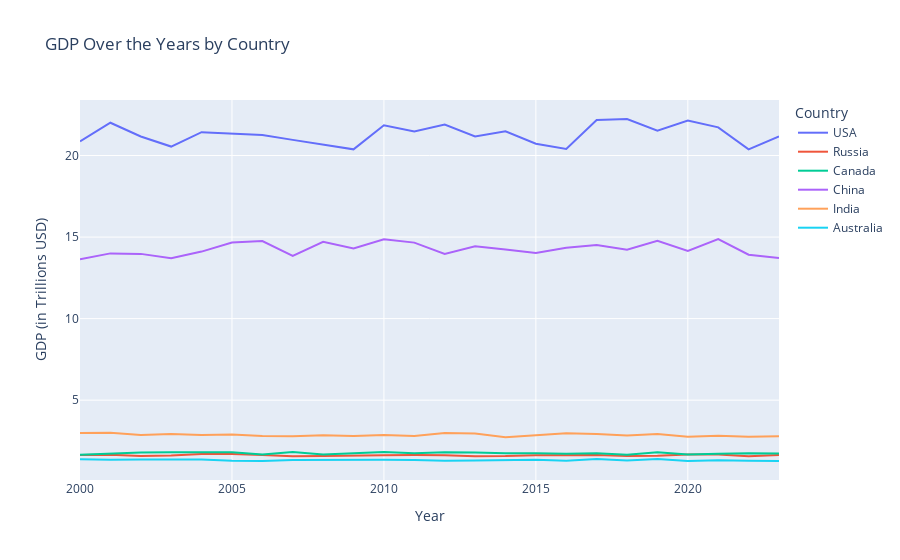

The cell this chart's notebook holds for it:
### Code cell
fig = px.line(df, x='Year', y='GDP (in Trillions USD)', color='Country', title='GDP Over the Years by Country')
fig.show()

### Figure 1 — Plotly figure (JSON) as saved in the notebook; plotly's stock layout.template omitted (floating-point values rounded to 4 significant figures)
{"data": [{"hovertemplate": "Country=USA<br>Year=%{x}<br>GDP (in Trillions USD)=%{y}<extra></extra>", "legendgroup": "USA", "line": {"color": "#636efa", "dash": "solid"}, "marker": {"symbol": "circle"}, "mode": "lines", "name": "USA", "orientation": "v", "showlegend": true, "type": "scatter", "x": [2000, 2001, 2002, 2003, 2004, 2005, 2006, 2007, 2008, 2009, 2010, 2011, 2012, 2013, 2014, 2015, 2016, 2017, 2018, 2019, 2020, 2021, 2022, 2023], "xaxis": "x", "y": [20.87, 22.01, 21.17, 20.55, 21.43, 21.34, 21.26, 20.96, 20.66, 20.38, 21.86, 21.47, 21.9, 21.17, 21.49, 20.72, 20.4, 22.18, 22.24, 21.52, 22.14, 21.73, 20.38, 21.17], "yaxis": "y"}, {"hovertemplate": "Country=Russia<br>Year=%{x}<br>GDP (in Trillions USD)=%{y}<extra></extra>", "legendgroup": "Russia", "line": {"color": "#EF553B", "dash": "solid"}, "marker": {"symbol": "circle"}, "mode": "lines", "name": "Russia", "orientation": "v", "showlegend": true, "type": "scatter", "x": [2000, 2001, 2002, 2003, 2004, 2005, 2006, 2007, 2008, 2009, 2010, 2011, 2012, 2013, 2014, 2015, 2016, 2017, 2018, 2019, 2020, 2021, 2022, 2023], "xaxis": "x", "y": [1.64, 1.66, 1.58, 1.6, 1.7, 1.7, 1.64, 1.56, 1.57, 1.62, 1.63, 1.64, 1.63, 1.56, 1.57, 1.63, 1.62, 1.64, 1.58, 1.59, 1.67, 1.67, 1.56, 1.64], "yaxis": "y"}, {"hovertemplate": "Country=Canada<br>Year=%{x}<br>GDP (in Trillions USD)=%{y}<extra></extra>", "legendgroup": "Canada", "line": {"color": "#00cc96", "dash": "solid"}, "marker": {"symbol": "circle"}, "mode": "lines", "name": "Canada", "orientation": "v", "showlegend": true, "type": "scatter", "x": [2000, 2001, 2002, 2003, 2004, 2005, 2006, 2007, 2008, 2009, 2010, 2011, 2012, 2013, 2014, 2015, 2016, 2017, 2018, 2019, 2020, 2021, 2022, 2023], "xaxis": "x", "y": [1.65, 1.72, 1.79, 1.8, 1.8, 1.81, 1.67, 1.82, 1.67, 1.75, 1.82, 1.74, 1.8, 1.79, 1.74, 1.75, 1.71, 1.75, 1.66, 1.81, 1.67, 1.71, 1.75, 1.73], "yaxis": "y"}, {"hovertemplate": "Country=China<br>Year=%{x}<br>GDP (in Trillions USD)=%{y}<extra></extra>", "legendgroup": "China", "line": {"color": "#ab63fa", "dash": "solid"}, "marker": {"symbol": "circle"}, "mode": "lines", "name": "China", "orientation": "v", "showlegend": true, "type": "scatter", "x": [2000, 2001, 2002, 2003, 2004, 2005, 2006, 2007, 2008, 2009, 2010, 2011, 2012, 2013, 2014, 2015, 2016, 2017, 2018, 2019, 2020, 2021, 2022, 2023], "xaxis": "x", "y": [13.64, 14, 13.97, 13.71, 14.11, 14.67, 14.76, 13.85, 14.71, 14.3, 14.87, 14.66, 13.97, 14.44, 14.24, 14.02, 14.34, 14.51, 14.23, 14.77, 14.15, 14.88, 13.92, 13.72], "yaxis": "y"}, {"hovertemplate": "Country=India<br>Year=%{x}<br>GDP (in Trillions USD)=%{y}<extra></extra>", "legendgroup": "India", "line": {"color": "#FFA15A", "dash": "solid"}, "marker": {"symbol": "circle"}, "mode": "lines", "name": "India", "orientation": "v", "showlegend": true, "type": "scatter", "x": [2000, 2001, 2002, 2003, 2004, 2005, 2006, 2007, 2008, 2009, 2010, 2011, 2012, 2013, 2014, 2015, 2016, 2017, 2018, 2019, 2020, 2021, 2022, 2023], "xaxis": "x", "y": [2.98, 3, 2.86, 2.93, 2.87, 2.9, 2.81, 2.78, 2.85, 2.81, 2.86, 2.81, 2.98, 2.96, 2.73, 2.84, 2.97, 2.93, 2.84, 2.92, 2.76, 2.82, 2.76, 2.79], "yaxis": "y"}, {"hovertemplate": "Country=Australia<br>Year=%{x}<br>GDP (in Trillions USD)=%{y}<extra></extra>", "legendgroup": "Australia", "line": {"color": "#19d3f3", "dash": "solid"}, "marker": {"symbol": "circle"}, "mode": "lines", "name": "Australia", "orientation": "v", "showlegend": true, "type": "scatter", "x": [2000, 2001, 2002, 2003, 2004, 2005, 2006, 2007, 2008, 2009, 2010, 2011, 2012, 2013, 2014, 2015, 2016, 2017, 2018, 2019, 2020, 2021, 2022, 2023], "xaxis": "x", "y": [1.38, 1.34, 1.36, 1.37, 1.36, 1.29, 1.27, 1.33, 1.34, 1.37, 1.35, 1.33, 1.29, 1.3, 1.32, 1.34, 1.29, 1.4, 1.3, 1.39, 1.27, 1.32, 1.29, 1.27], "yaxis": "y"}], "layout": {"legend": {"title": {"text": "Country"}, "tracegroupgap": 0}, "title": {"text": "GDP Over the Years by Country"}, "xaxis": {"anchor": "y", "domain": [0, 1], "title": {"text": "Year"}}, "yaxis": {"anchor": "x", "domain": [0, 1], "title": {"text": "GDP (in Trillions USD)"}}}}
